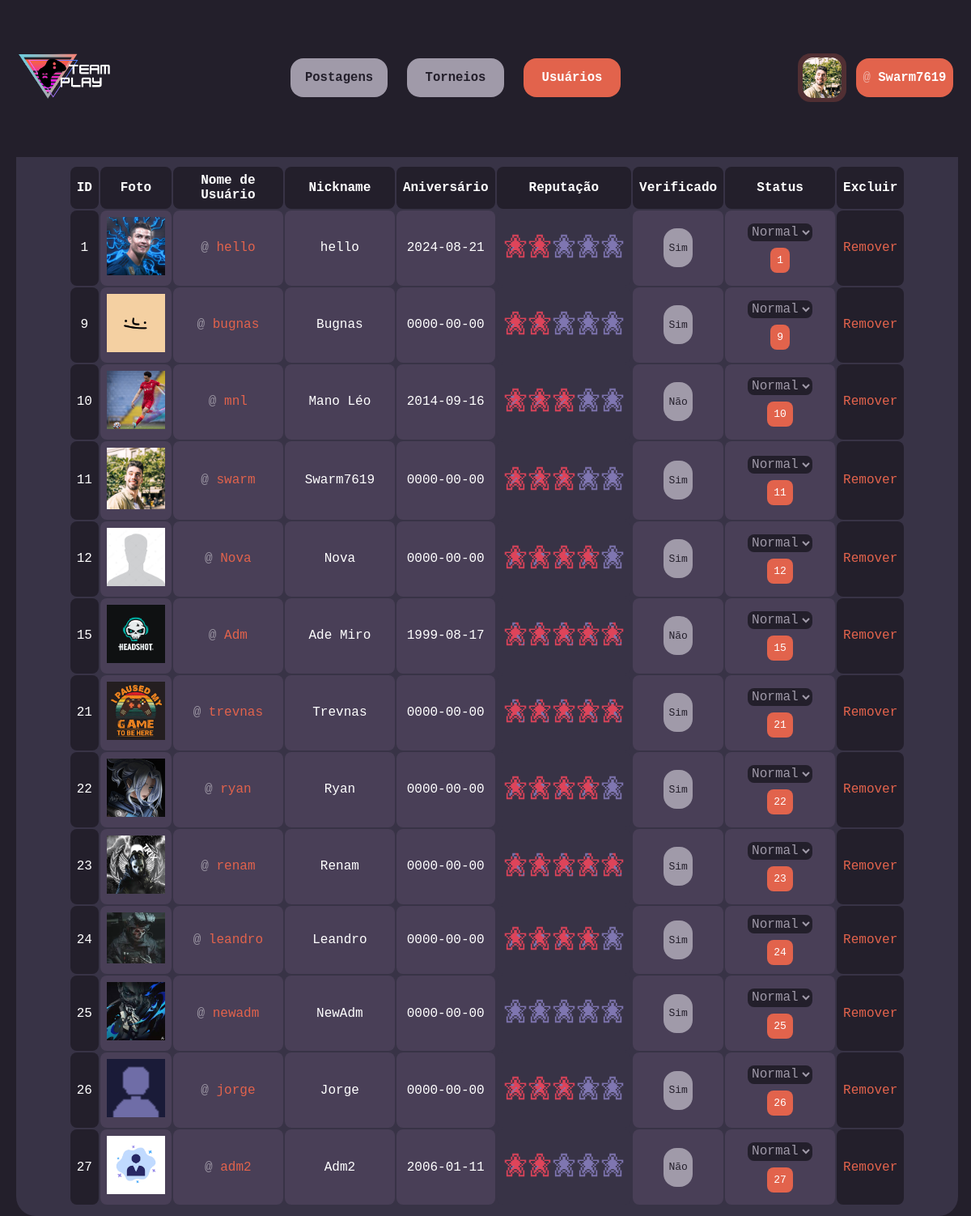
The page /public/html/adm/adm.php?users (signed in) on the database its author committed.
### tables this page shows
CREATE TABLE `users` (
  `id` int(11) NOT NULL,
  `username` varchar(255) NOT NULL,
  `nickname` varchar(255) NOT NULL,
  `email` varchar(255) NOT NULL,
  `password` varchar(255) NOT NULL,
  `token` varchar(11) NOT NULL,
  `level` int(3) NOT NULL,
  `verified` int(3) NOT NULL,
  `status` int(3) NOT NULL,
  `birthday` date NOT NULL,
  `picture` varchar(255) NOT NULL,
  `region` varchar(2) NOT NULL,
  `join_date` date NOT NULL,
  `socials` varchar(1000) NOT NULL,
  `favorite_game` int(3) NOT NULL,
  `games` varchar(1000) NOT NULL,
  `gameplay` varchar(255) NOT NULL,
  `description` varchar(255) NOT NULL,
  `reputation` varchar(50) NOT NULL
);

### public/html/adm/adm.php (the view, shortened to what this page needs)
<!DOCTYPE html>
<html lang="pt-br">
<head>
    <link rel="stylesheet" href="../../css/global.css">
    <link rel="stylesheet" href="../../css/styleTour.css">
    <link rel="stylesheet" href="../../css/styleADM.css">
    <?php
    include '../../../backend/classes/conn.php';
    $logged = false;
    if (isset($_SESSION['username'])) {
        $logged = true;
    }
    ?>
</head>
<body>
<div class="main">
<div class="content">
<div class="toolbar">
    <div class="logo">
        <a href="../index.php">
            <img src="../../assets/Logo_Full.png" style="width: 10vw;" alt="TeamPlay">
        </a>
    </div>
    <div class="pages">
        <a href="adm.php?posts">
        <button class="toolbutton  <?php if(isset($_GET['posts'])){ echo 'active'; }?>" id="pghome"><h1>Postagens</h1></button></a>
        <a href="adm.php?torneios">
        <button class="toolbutton  <?php if(isset($_GET['torneios'])){ echo 'active'; }?>" id="pgtrn"><h1>Torneios</h1></button></a>
        <a href="adm.php?users">
        <button class="toolbutton  <?php if(isset($_GET['users'])){ echo 'active'; }?>" id="pgfrn"><h1>Usuários</h1></button></a>
    </div>
    <div class="userarea">
        <?php if ($logged) { ?>
        <div class="pfpimg" style="background-color: var(--mag-a);">
        <img src="../<?php echo $_SESSION['pfp']; ?>" alt="User">
        </div>
        <?php } ?>
        <a href="../<?php echo $logged ? 'user.php' : 'login.php'?>">
    <button class="toolbutton active" id="pghome"><h1><?php echo '<span class="at">@ </span><span>'.$_SESSION["nickname"].'</span>'?></h1></button></a>
    </div>
</div>
<div class="page">
    <div class="con_adm">
        <h1>Painel de Controle
    <?php
        if(isset($_GET['users'])){
            ?> - Usuários</h1>
                <table class="tabela">
                <tr>
                    <th>ID</th>
                    <th>Foto</th>
                    <th>Nome de Usuário</th>
                    <th>Nickname</th>
                    <th>Aniversário</th>
                    <th>Reputação</th>
                    <th>Verificado</th>
                    <th>Status</th>
                    <th>Excluir</th>
                </tr>
                <?php
                $sql_users = "SELECT * FROM users";
                $res = $conn -> query($sql_users);
                for($i = 0; $i < $res ->num_rows; $i++){
                $linha = $res -> fetch_assoc();
                if($linha['verified']==0){
                    $verificado= "<button class='toolbutton mini'>Sim</button>";
                    $verifica=0;
                }
                else{
                    $verificado= "<button class='toolbutton mini'>Não</button>";
                    $verifica = 1;
                }
                $t1="value='1'";
                $t2="value='2'";
                $t3="value='3'";
                if ($linha['picture'] == '' || $linha['picture'] == '-' || $linha['picture'] == ' ' || $linha['picture'] == '...' || $linha['picture'] == '../assets/profile_pics/') {
                    $pfp = '../assets/user.png';
                } else {
                    $pfp = $linha['picture'];
                }
                if ($linha['reputation'] == '') {
                    $linha['reputation'] = 0;
                }
                if($linha['status']==1){
                    $t1="value='1' selected";
                }
                echo "<tr class='center'><td style='background-color: var(--black);' class='center' style='width: 4vw'>".$linha['id']."</td>";
                echo "<td><img src='../".$pfp."' style='width: 6vw; height: auto' padding='0px' height='120px'></td>";
                echo "<td class='center' style='width: 10vw'><a href='../user.php?uid=".$linha['id']."'><span class='at'>@ </span>".$linha['username']."</a></td>";
                echo "<td class='center' style='width: 10vw'>".$linha['nickname']."</td>";
                echo "<td>".$linha['birthday']."</td>";
                echo "<td style='background-color: var(--shade1)'><img title=".$linha['reputation']." style='height: 4vh;' src='../../assets/icons/rating_".round($linha['reputation'], 0, PHP_ROUND_HALF_DOWN).".png' alt='Estrelas'></td>";
                echo "<td class='center'><a href='adm.php?id=".$linha['id']."&verifica=".$verifica."'>".$verificado."</a></td>";
                echo "
                <td class='center' style='width: 10vw'>
                <form type='post'><select id='menu1' name='type' value='3' required='true' class='sel'>
                <option ".$t1."><strong>Normal</strong></option>
                <option ".$t2."><strong>Mutado</strong></option>
                <option ".$t3."><strong>Banido</strong></option>
                </select><br><input class='toolbutton mini active' type='submit' name='id' value='".$linha['id']."'></form></td>";
                echo "<td style='background-color: var(--black)'><a href='delete_user.php?id=".$linha['id']."'>Remover</a></td>";
                }
                ?>
                </table>
            </div>
            <?php
        }
    ?>
</body>
</html>

### public/css/global.css (style rules this page uses)
* { font-family: monospace; }
:root { --will: white; --mag: #e04358; --light: #7f76b1; --shade1: #4a3679; --shade2: #574588; --black: #2d2346; --void: #1c1431; --error: #ff1900; --mag-a: #c51c6b75; --shade-a: #443a7f71; --shade2-a: #5745888e; --black-a: #1c1636a4; height: 97%; scroll-behavior: smooth; }

### public/css/styleTour.css (style rules this page uses)
body { background-color: var(--black); font-family: monospace; color: var(--will); overflow-x: hidden; height: 100%; align-items: center; left: 1%; }
.main { width: 100%; height: 100%; display: inline-flex; background-color: var(--black); top: 0%; position: absolute; font-size: large; }
.content { width: 100%; }
.logo { background: none; border: none; }
.logo img { transition: .5s; }
.toolbutton { transition: .5s; height: 6vh; width: 10vw; border: none; border-radius: 2vh; font-size: .6rem; color: var(--black); display: inline-flex; background-color: var(--light); align-items: center; justify-content: center; }
.toolbutton.active { font-size: .6rem; background-color: var(--mag); color: var(--will); }
.toolbar { padding-inline: 2%; display: flex; justify-content: space-between; align-items: center; width: 96.5%; height: 13%; top: -0.1%; left: -1%; position: absolute; background-color: var(--black); z-index: 2; }
.pages { display: flex; gap: 2vw; }
.pfpimg { width: 5vw; height: 5vw; display: flex; align-items: center; justify-content: center; background-color: var(--shade2); border-radius: 1.2rem; margin-right: 1vw; }
.pfpimg img { width: 80%; border-radius: 1rem; }
.userarea { max-width: 25%; display: flex; justify-content: center; align-items: center; }
.at { color: rgba(255, 255, 255, 0.436); }
.page { color: var(--will); display: flex; justify-content: normal; width: 91%; height: fit-content; background-color: var(--black); color: var(--light); font-family: monospace; top: 12vh; left: 6vw; position: absolute; padding: 1%; }
a { text-decoration: none; color: var(--mag); }

### public/css/styleADM.css (style rules this page uses)
* { --will: white; --mag: #e2634c; --light: #a09aa9; --shade1: #383346; --shade2: #493f57; --black: #231f2b; --void: #07060c; --mag-a: #e2624c3d; }
body { background-color: var(--black); font-family: monospace; color: var(--will); overflow-x: hidden; height: 100%; align-items: center; left: 1%; }
.main { width: 100%; height: 100%; display: inline-flex; background-color: var(--black); top: 0%; position: absolute; }
.content { width: 100%; }
.logo { background: none; border: none; }
.logo img { transition: .5s; }
.toolbutton { transition: .5s; height: 6vh; width: 10vw; border: none; border-radius: 2vh; font-size: .6rem; color: var(--black); display: inline-flex; background-color: var(--light); align-items: center; justify-content: center; }
.toolbutton.active { font-size: .6rem; background-color: var(--mag); color: var(--will); }
.toolbar { padding-inline: 2%; display: flex; justify-content: space-between; align-items: center; width: 96.5%; height: 13%; top: -0.1%; left: -1%; position: absolute; background-color: var(--black); z-index: 2; }
.pages { display: flex; gap: 2vw; }
.pfpimg { width: 5vw; height: 5vw; display: flex; align-items: center; justify-content: center; background-color: var(--shade2); border-radius: 1.2rem; margin-right: 1vw; }
.pfpimg img { width: 80%; border-radius: 1rem; }
.userarea { max-width: 25%; display: flex; justify-content: center; align-items: center; }
.at { color: rgba(255, 255, 255, 0.436); }
.page { color: var(--will); display: flex; justify-content: space-evenly; width: 95vw; height: fit-content; background-color: var(--black); color: var(--light); font-family: monospace; top: 14vh; left: 1vw; position: absolute; padding: 1%; }
.page { display: flex; gap: 2vw; background-color: var(--shade1); border-radius: 2vw; overflow: auto; height: fit-content; }
.con_adm h1 { color: var(--will); }
th { background-color: var(--black); border-radius: 1vh; padding: 1vh; color: var(--will); }
td { background-color: var(--shade2); border-radius: 1vh; padding: 1vh; color: var(--will); overflow: hidden; }
.center { text-align: center; }
.tabela { width: fit-content; }
.toolbutton.mini { width: fit-content; font-size: medium; }
.toolbutton.mini.active { background-color: var(--mag); height: auto; border-radius: 1vh; padding: 1vh; margin-top: 1vh; }
.sel { height: auto; background-color: var(--black); font-size: large; color: var(--light); border-radius: 2vw; border: none; padding: 1%; border-radius: 1vh; }

### rows shown on the page
users: id "1", picture (picture), username "hello", nickname "hello", birthday "2024-08-21", verified "Sim"
users: id "9", picture (picture), username "bugnas", nickname "Bugnas", birthday "0000-00-00", verified "Sim"
users: id "10", picture (picture), username "mnl", nickname "Mano Léo", birthday "2014-09-16", verified "Não"
users: id "11", picture (picture), username "swarm", nickname "Swarm7619", birthday "0000-00-00", verified "Sim"
users: id "12", picture (picture), username "Nova", nickname "Nova", birthday "0000-00-00", verified "Sim"
users: id "15", picture (picture), username "Adm", nickname "Ade Miro", birthday "1999-08-17", verified "Não"
users: id "21", picture (picture), username "trevnas", nickname "Trevnas", birthday "0000-00-00", verified "Sim"
users: id "22", picture (picture), username "ryan", nickname "Ryan", birthday "0000-00-00", verified "Sim"
users: id "23", picture (picture), username "renam", nickname "Renam", birthday "0000-00-00", verified "Sim"
users: id "24", picture (picture), username "leandro", nickname "Leandro", birthday "0000-00-00", verified "Sim"
users: id "25", picture (picture), username "newadm", nickname "NewAdm", birthday "0000-00-00", shows a picture, verified "Sim"
users: id "26", picture (placeholder picture), username "jorge", nickname "Jorge", birthday "0000-00-00", verified "Sim"
users: id "27", picture (picture), username "adm2", nickname "Adm2", birthday "2006-01-11", verified "Não"

### other values the page prints
$_SESSION["nickname"] "Swarm7619"
